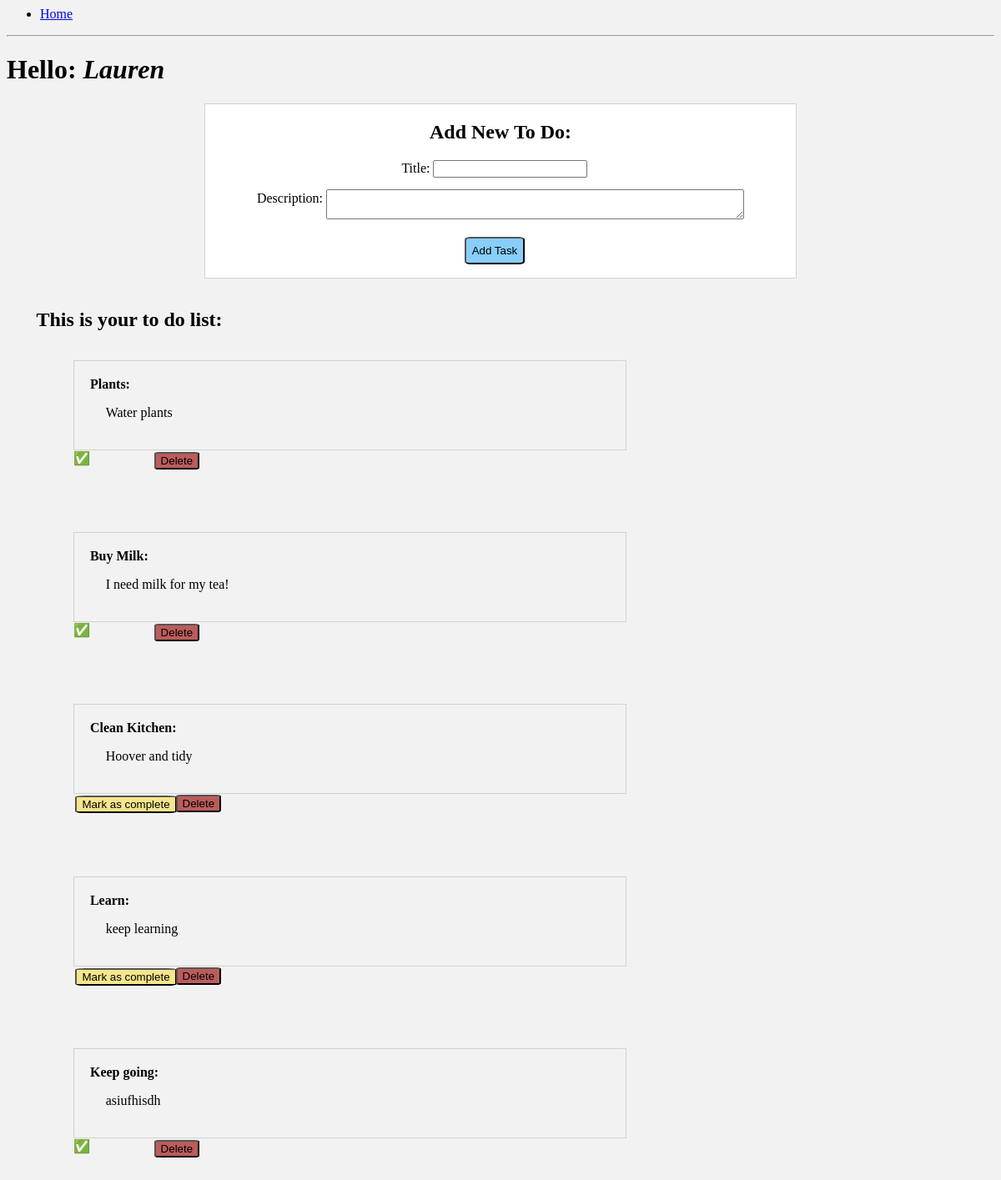
/, run on an earlier commit of the app's database.
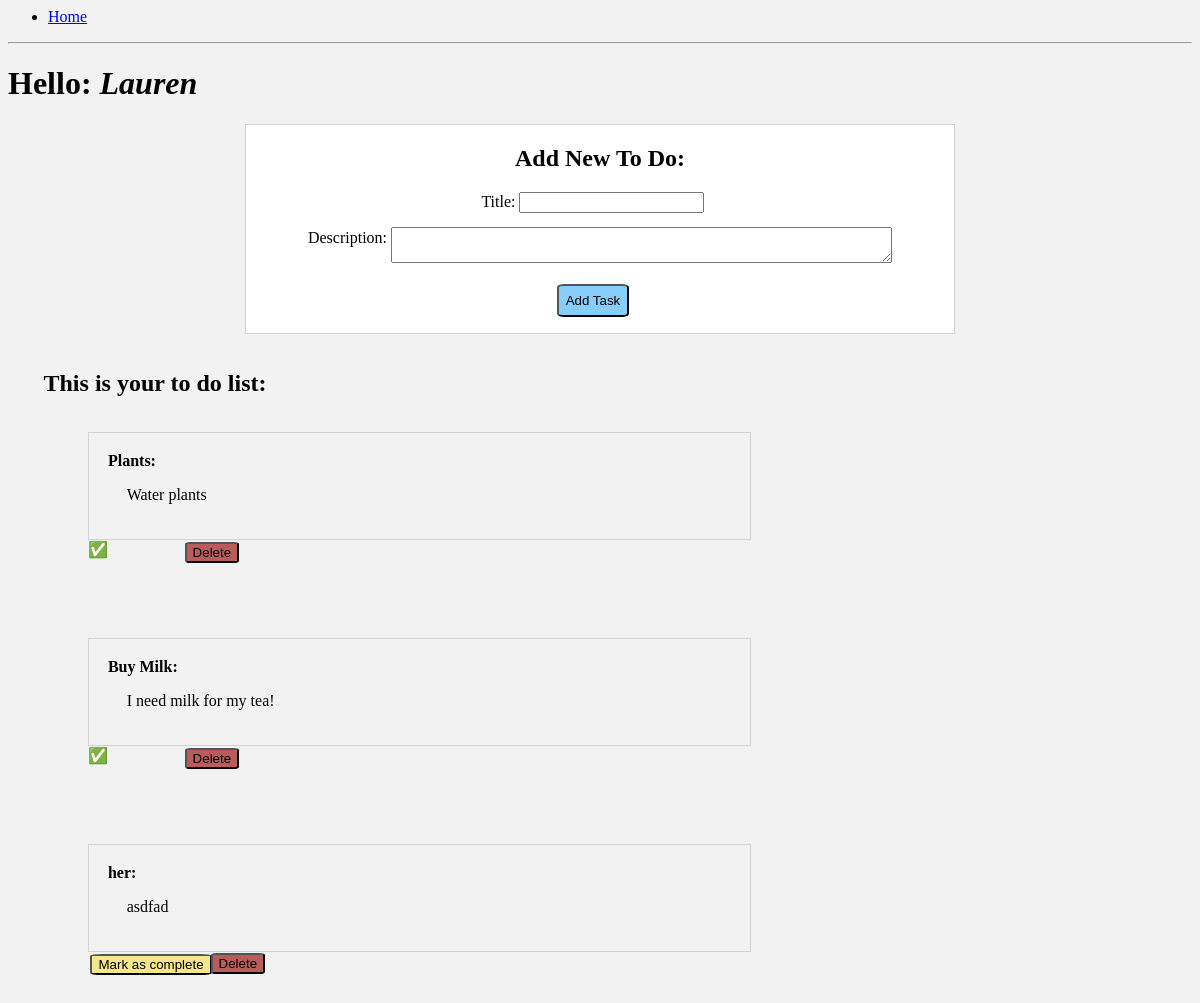
And on a later commit of the database.
### app/models.py (models this page shows, shortened)
class User(db.Model):
    id = db.Column(db.Integer, primary_key=True)
    username = db.Column(db.String(64), index=True)
    tasks = db.relationship("Task", backref="user", lazy="dynamic")

class Task(db.Model):
    id = db.Column(db.Integer, primary_key=True)
    title = db.Column(db.String(140), index=True)
    description = db.Column(db.Text())
    done = db.Column(db.Boolean, default=False)
    user_id = db.Column(db.Integer, db.ForeignKey(User.id))

### app/routes.py (the view)
@app.route('/')
def home():
    user = User.query.get(1)
    tasks = user.tasks
    return render_template("index.html",
                           title="Home", user=user, tasks=tasks)

### app/templates/index.html (shortened to what this page needs)
{% extends "base.html" %}
{% block content %}
<h1>
    Hello: <em>{{user.username}}</em>
</h1>
<div class="add-todo">
    <h2>Add New To Do:</h2>
<form class="add-form" action="/tasks" method="POST">
    <label for="title">Title:</label>
    <input type="text" name="title" id="title" />
    <div class="description-label">
        <label  for="description">Description:</label>
        <textarea name="description" id="description" cols="60"></textarea>
    </div>
    <div class="add-task-div"> <input class="submit-button" type="submit" value="Add Task"></div>
  </form>
</div>
<h2 class="list-title">This is your to do list:</h2>
{% for task in tasks %}
<div class="container">
    <div class="todo">
       <label> {{task.title}}: </label>
       <p class="description">{{task.description}}</p>
    </div>
    <div class="wrap-buttons">
        {% if task.done %}
        <span>&#9989;</span>
        {%else %}
        <span>
            <form action="/tasks/{{task.id}}" method="POST">
                <input class="still-todo-button" type="submit" value="Mark as complete">
            </form>
        </span>
        {% endif %}
        <span>
            <form action="/tasks/{{task.id}}/delete" method="POST">
                <input class="delete-button" type="submit" value="Delete">
            </form>
        </span>
    </div>
</div>
{% endfor %}
{% endblock%}

### app/templates/base.html (shortened to what this page needs)
<html>
<head>
    <link rel="stylesheet" href="{{ url_for('static', filename='css/main.css') }}">
</head>
<body>
    <nav>
        <ul>
            <li><a href="/">Home</a></li>
        </ul>
    </nav>
    <hr>
    {% block content %}
    {% endblock %}
</body>
</html>

### app/static/css/main.css (style rules this page uses)
body { background-color: rgb(242, 242, 242); }
.add-form input { margin-right: 2% }
.container { width: 80%; margin-left: 5em; margin-bottom: 5%; }
.description { margin-left: 3%; }
.todo { border: lightgray solid 1.5px; padding: 2%; margin-right: 30%; }
.todo label { font-weight: bold; }
.add-todo { margin-left: 20%; margin-right: 20%; border: lightgray solid 1px; padding: none; text-align: center; background-color: rgb(255, 255, 255) }
.list-title { margin: 3%; }
.submit-button { border-radius: 10%; background-color: lightskyblue; padding: 1% }
.delete-button { border-radius: 10%; background-color: rgb(187, 92, 92); margin-top: 2%; margin-left: 2%; }
.still-todo-button { border-radius: 10%; background-color: rgb(245, 229, 139); margin-top: 2%; margin-left: 2%; }
.wrap-buttons { display: grid; grid-template-columns: 1fr 1fr; margin-right: 80%; }
.add-task-div { margin-top: 3%; }
.description-label * { margin-top: 2%; vertical-align: middle; }

What changed in the data, as far as the page shows it:
removed Task: title "Clean Kitchen", description "Hoover and tidy"
removed Task: title "Learn", description "keep learning"
removed Task: title "Keep going", description "asiufhisdh"
added Task: title "her", description "asdfad"
